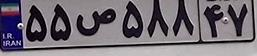
#> input picture to_test_plates/test copy 2.jpg, 257 x 56 px
$ python -i img_processing.py   (imports and definitions only)
#> lines starting #> are read from the running program, lines starting #| are printed output that depends on the picture; after the words box and inside, x2 and y2 are one past the last pixel; in counts of white or black regions, pixels touching at a corner belong together
import numpy as np
import pandas as pd
import cv2
from PIL import ImageGrab , Image , ImageDraw , ImageTk
import os
import matplotlib.pyplot as plt


class processor:
    # [117 lines left out: functions cropped_contour, digits, not called in this run]

    def user_digits(self , file_path ):

        ##--------------- read image --------------
#> called with file_path = 'to_test_plates/test copy 2.jpg'
        image = cv2.imread(file_path)
#> image is the input picture: shape (56, 257, 3); mean B, G, R 116.7, 108.4, 114.5
        # plt.imshow(image , cmap = "gray")

        ##--------------- resize image -------------
        resized = cv2.resize(image, (350,150))
        # plt.imshow(resized , cmap = "gray")

        ##--------------- gray ----------------------
        gray = cv2.cvtColor(resized,cv2.COLOR_BGR2GRAY)
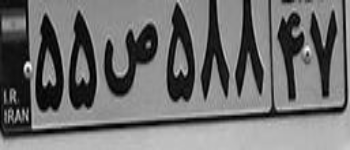
#> gray: shape (150, 350); min 1, max 251, mean 111.1
        # plt.imshow(gray , cmap = "gray")

        ##--------------- blur -----------------------
        blur = cv2.GaussianBlur(gray, (5,5), 3)
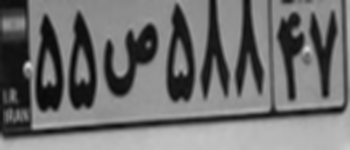
#> blur: shape (150, 350); min 6, max 214, mean 111.1
        # plt.imshow(blur , cmap = "gray")

        ##--------------- threshold range ------------
        trsh = [-27,-10,0,-30,-40,-50,-60,-70,-80,-90,-100,
                -5,5,10,15,20,30,40,50,60,70,80,90,100]

        for i in trsh:
            i = int(i)
            ##----------- brightness threshold ---------
            mean_brightness = (cv2.mean(blur)[0])+(i)
            # print(mean_brightness)

            ##----------- binary image -----------------
            _ , binary = cv2.threshold(blur ,mean_brightness, 255,
                                        cv2.THRESH_BINARY)
            # plt.imshow(binary, cmap = "gray")

            ##----------- draw a line around subjects ----
            canny = cv2.Canny(binary,30, 150, 3)
            # plt.imshow(canny , cmap = "gray")

            ##----------- intensifying lines --------------
            dilated = cv2.dilate(canny, (1,1), iterations=3)
            # plt.imshow(dilated , cmap = "gray")

            ##--- drawing square contours around the subject
            contours , _ = cv2.findContours(dilated,
                                            cv2.RETR_EXTERNAL,
                                            cv2.CHAIN_APPROX_SIMPLE)
            # print(type(contours))

            cnt=0
            found = False
            sorting_dct = {}

            for j , contour in enumerate(contours):

                x , y , w , h = cv2.boundingRect(contour)

                ##--- adjust width and height to remove too small or large squares
                max_width ,min_width ,max_hight ,min_hight = 60 ,10 ,120 ,10
                ## use width and height to remove too small or large squares
                if min_width < w < max_width and min_hight < h < max_hight:
                    cv2.rectangle(resized , (x-5 ,y-20), (x+w+5,y+h+25),(0,255,0),1)

                    ##--- adjust possible location-------------------
                    x_min, y_min, x_max, y_max = 260, 10, 350, 140
                    ## use min_max in x and y to remove other squares
                    if x_min < x < x_max and y_min < y < y_max:

                        cropped_contour = dilated[y:y+h , x:x+w]
                        ##------ equalize the size of subject to (30 , 80)
                        try:
                            digit = cv2.resize(cropped_contour, (30,80))
                            ## showing base on cropped and resized image
                            # plt.imshow(digit , cmap = "gray")

                            digit = pd.DataFrame(digit)
                            ## we need x axis for sorting contours of digits
                            ## so we creat a dct with x key and digit values
                            ## and sorting base on keys
                            sorting_dct[x] = digit

                            cnt+=1
                            found = True
                        except:
                            break
                if found:
                    if cnt==2:
                        break
                    continue

            if found:
                break
#> this loop made 1 pass
#> mean_brightness on pass 1: 84.05
#> pass 1, in user_digits, `_ , binary = cv2.threshold(blur ,mean_brightness, 255, cv2.THRESH_BINA..`:
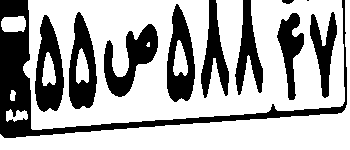
#> binary: shape (150, 350); 67.7% white; 11 black regions (1 under 20 px), largest, box (x1, y1, x2, y2) and area: (0, 0, 347, 138) 5540, (104, 24, 158, 97) 1776, (35, 15, 64, 112) 1672
#> pass 1, in user_digits, `canny = cv2.Canny(binary,30, 150, 3)`:
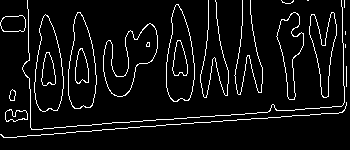
#> canny: shape (150, 350); 6.4% white in thin lines or dots
#> pass 1, in user_digits, `dilated = cv2.dilate(canny, (1,1), iterations=3)`:
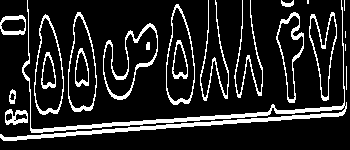
#> dilated: shape (150, 350); 14.5% white; 22 white regions (4 under 20 px), largest, box (x1, y1, x2, y2) and area: (0, 0, 347, 141) 2966, (103, 23, 158, 100) 640, (276, 12, 304, 103) 447
#> after the loop:
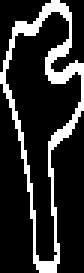
#> cropped_contour: shape (91, 28) (shown 3 times larger); 17.5% white in thin lines or dots
#> after the loop:
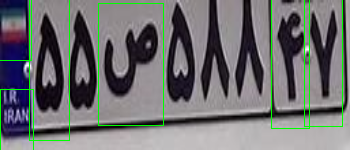
#> resized: shape (150, 350, 3); mean B, G, R 112.9, 112.4, 110.9

        ## we have x location and it's usable DataFrame contour in one dct
        # print(sorting_dct)

        sorting = sorted(sorting_dct)
#> sorting = [276, 309]

        two_digits = pd.DataFrame()
        for s in sorting :
            digit = sorting_dct[s]
            two_digits = pd.concat([two_digits , digit ])
#> this loop made 2 passes
#> (s, two_digits) on pass 1: (276, table of 80 rows and 30 columns)
#> (s, digit, two_digits) on pass 2: (309, table of 80 rows and 30 columns, table of 160 rows and 30 columns)
        return two_digits


>>> result = processor().user_digits('to_test_plates/test copy 2.jpg')
#> result = table of 160 rows and 30 columns

$ run again, on to_test_plates/test copy 3.jpg
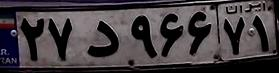
#> input picture to_test_plates/test copy 3.jpg, 279 x 73 px
#> in user_digits, image is the input picture: shape (73, 279, 3); mean B, G, R 64.8, 61.4, 67.4
#> the loop in user_digits, `for i in trsh:` made 1 pass
#> mean_brightness on pass 1: 36.53
#> pass 1, in user_digits, `_ , binary = cv2.threshold(blur ,mean_brightness, 255, cv2.THRESH_BINA..`:
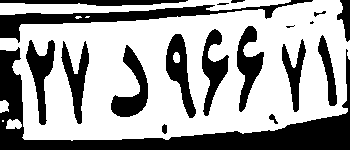
#> binary: shape (150, 350); 63.5% white; 19 black regions (3 under 20 px), largest, box (x1, y1, x2, y2) and area: (0, 47, 350, 150) 7555, (0, 0, 313, 43) 2623, (111, 45, 148, 117) 1158
#> after the loop in user_digits, `for i in trsh:`:
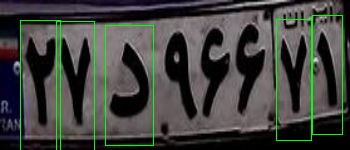
#> resized: shape (150, 350, 3); mean B, G, R 62.4, 66.6, 65
#> sorting = [281, 317]
#> the loop in user_digits, `for s in sorting :` made 2 passes
#> (s, two_digits) on pass 1: (281, table of 80 rows and 30 columns)
#> result = table of 160 rows and 30 columns

$ run again, on to_test_plates/test copy 7.jpg
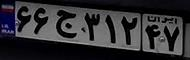
#> input picture to_test_plates/test copy 7.jpg, 190 x 60 px
#> in user_digits, image is the input picture: shape (60, 190, 3); mean B, G, R 50, 46.6, 47.1
#> the loop in user_digits, `for i in trsh:` made 1 pass
#> mean_brightness on pass 1: 20.05
#> pass 1, in user_digits, `_ , binary = cv2.threshold(blur ,mean_brightness, 255, cv2.THRESH_BINA..`:
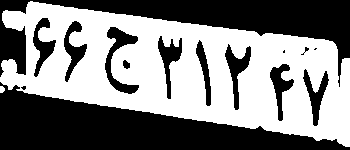
#> binary: shape (150, 350); 51.8% white; 15 black regions (4 under 20 px), largest, box (x1, y1, x2, y2) and area: (0, 82, 350, 150) 11727, (0, 0, 350, 87) 8939, (105, 27, 139, 94) 785
#> after the loop in user_digits, `for i in trsh:`:
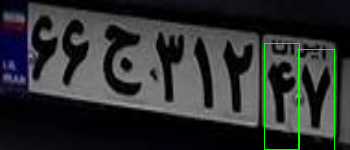
#> resized: shape (150, 350, 3); mean B, G, R 49.1, 48.3, 46.3
#> sorting = [269, 303]
#> the loop in user_digits, `for s in sorting :` made 2 passes
#> (s, two_digits) on pass 1: (269, table of 80 rows and 30 columns)
#> result = table of 160 rows and 30 columns
